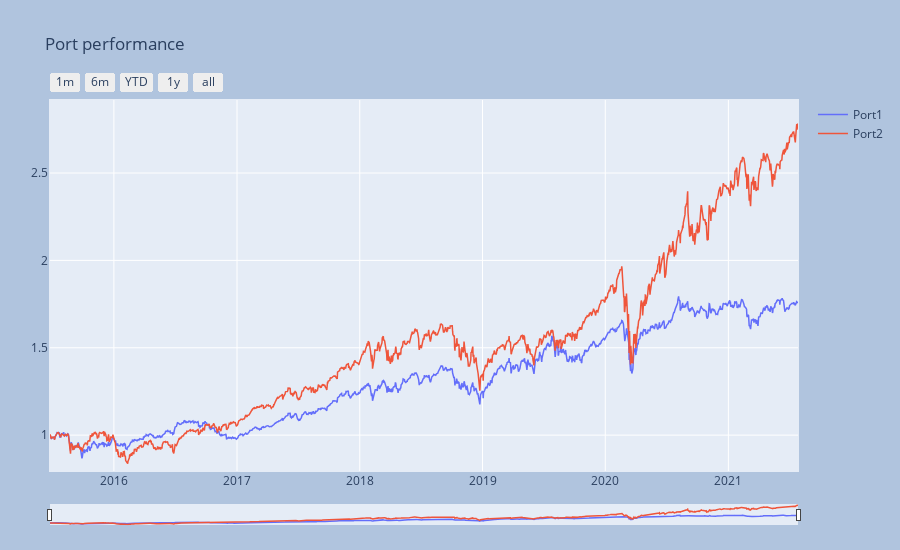

Notebook code for this chart:
### Markdown cell above
### Visualized the 2 portfolios time-series

> Note the use of flag `fancy=True`. It designates the use of *plotly* package for interactive time-series. 

As expected, `Port2` is more aggressive than `Port1`.

### Code cell
_ = pp.port_view_all(componly=True, fancy=True)

### Figure 1 — Plotly figure (JSON) as saved in the notebook; plotly's stock layout.template omitted (floating-point values rounded to 4 significant figures; data arrays with more than 128 entries replaced by an {"elided": "..."} marker saying what was removed)
{"data": [{"line": {"width": 1.5}, "name": "Port1", "type": "scatter", "x": {"elided": "1533 str values"}, "y": {"elided": "1533 float values"}}, {"line": {"width": 1.5}, "name": "Port2", "type": "scatter", "x": {"elided": "1533 str values"}, "y": {"elided": "1533 float values"}}], "layout": {"autosize": false, "height": 550, "margin": {"b": 25, "l": 50, "pad": 1, "r": 50, "t": 100}, "paper_bgcolor": "LightSteelBlue", "title": {"text": "Port performance"}, "width": 900, "xaxis": {"autorange": false, "fixedrange": false, "range": ["2015-06-25T00:00:00", "2021-07-27T00:00:00"], "rangeselector": {"buttons": [{"count": 1, "label": "1m", "step": "month", "stepmode": "backward"}, {"count": 6, "label": "6m", "step": "month", "stepmode": "backward"}, {"count": 1, "label": "YTD", "step": "year", "stepmode": "todate"}, {"count": 1, "label": "1y", "step": "year", "stepmode": "backward"}, {"step": "all"}]}, "rangeslider": {"thickness": 0.05, "visible": true}, "type": "date"}, "yaxis": {"autorange": false, "fixedrange": false, "range": [0.7947, 2.918]}}}
